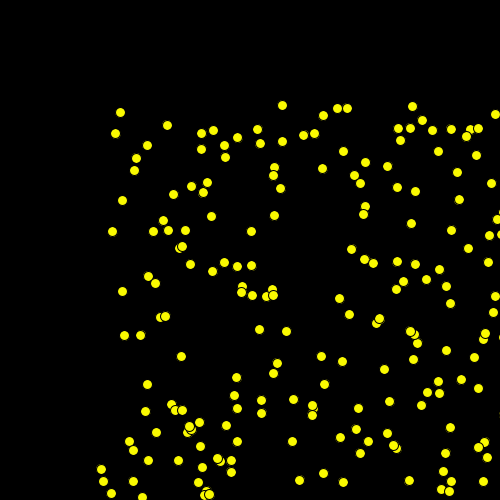
Frame 1 (no input)
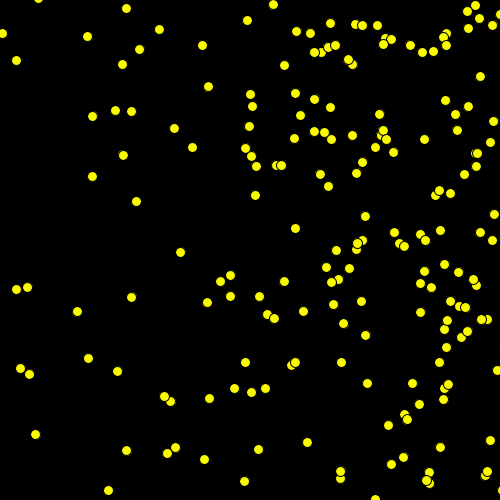
Frame 60 (the mouse pressed at the canvas centre just before this capture)
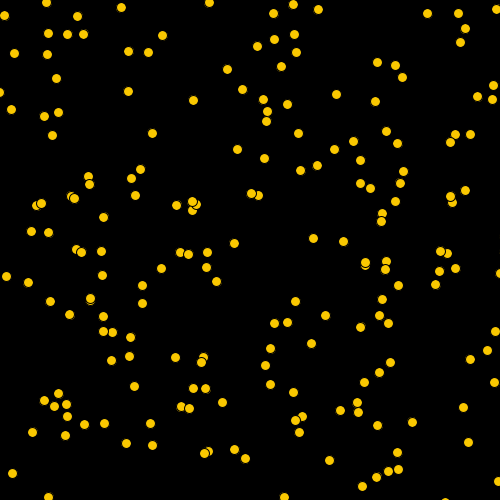
Frame 120 (the mouse held since frame 60 and released just before this capture)

The Processing sketch that drew these frames (run headless with seeded random() and noise(); from frame 60 on, the mouse is pressed at the canvas centre):

// Processing sketch: processing_105860
// ── processing_105860.pde

int  numBall=200;
int value;
float [] ballX= new float [numBall];
float [] ballY= new float [numBall];
float [] speedX= new float[numBall];
float [] speedY= new float [numBall];

void setup() {
  size(500, 500);
  background (200);

  for (int i=0; i< numBall; i++) {
    ballX[i] = random(100, width + 10); 
    ballY[i] = random(100, height + 10);
    speedX[i] = random(1, 10);
    speedY[i] = random(-10, 20);
    value = 250;
  }
}

void draw() {
  background(0);
  smooth();
  for (int i = 0; i < numBall; i++) {
    fill(250, value, 0);
    ellipse(ballX[i], ballY[i], 10, 10);

    if (ballX[i] > width || ballX[i] < 0) {

      speedX[i] =  speedX[i] * (-1);
    }

    if (ballY[i] > height || ballY[i] < 0 ) {

      speedY[i] = speedY[i] * (-1);
    }

    ballX[i]= ballX[i] + speedX[i];
    ballY[i]= ballY[i] + speedY[i];
  }
}

void mousePressed() {
  if (value == 200) {
    value = 0;
  } 
  else {
    value = 200;
  }
}
